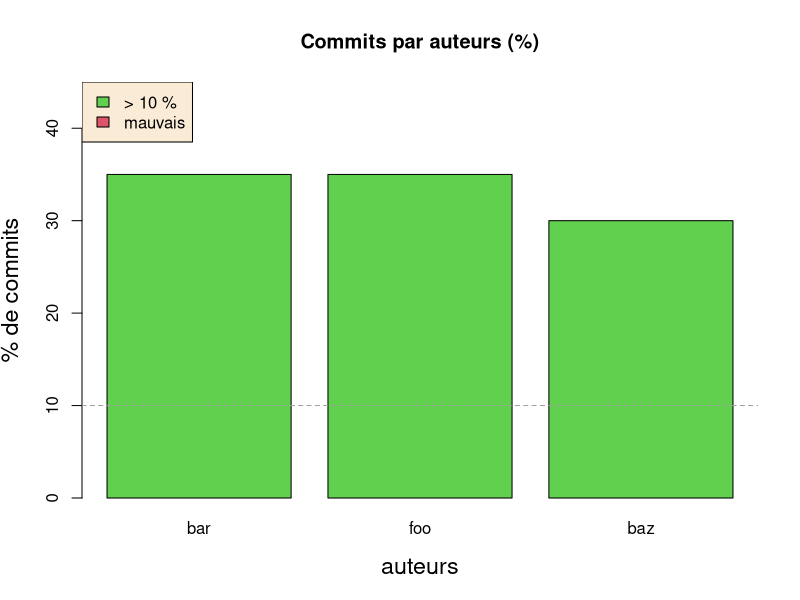

R code for this plot:
# get data from file
# column 1 is labels (row names)
x <- read.table("../commitsPA.txt", header = FALSE, row.names = 1)
colnames(x) <- "nb"
attach(x)

## SETTINGS:
prob <- TRUE # set to TRUE if barplot(%) desired
tofile <- TRUE # set to FALSE to print in RStudio

nbauth <- data.frame(table(nb))

#nbauth

pct <- 100*nb/sum(nb) # normalize to empirical probabilities (%)
# build colors from %
pcgood <- 10#0/nbauth # level qualifying what "good" means
cl <- (pct < pcgood)*2 # red
cl[cl == 0] <- 3   # green

# Do the plot
clab <- 1.4    # label size, 1 = default size
cnames <- 0.8  # bar names size, adapt to nb of bars
lgdbon <- paste(">", pcgood,"%")
lgdbad <- paste("<", pcgood,"%")

if (! tofile) if (prob) {
  barplot(pct, names.arg = row.names(x), main="Commits par auteurs (%)",
        ylim = c(0, min(c(100, max(pct)+10))),
        xlab="auteurs", ylab="% de commits" , 
        cex.names = cnames, cex.lab=clab, col=cl)
  legend("topleft", legend = c(lgdbon,lgdbad), fill=3:2,
       bg = "antiquewhite")
  # visualize "good" level...
  abline(h = pcgood, lty=2, col=8)
} else {
  barplot(nb, names.arg = row.names(x), main="Commits par auteurs",
          xlab="auteurs", ylab="nombre de commits", 
          cex.names = cnames, cex.lab=clab)}

# output plot to a file in png; see ?pdf or ?png
if (tofile) {
  pdf(file = "mybarplot.pdf", width=7, height=5) # 1920/1080 full HD png
  clab <- 1.4    # label size, 1 = default size
  cnames <- 1  # bar names size, adapt to nb of bars
  
  if (prob) {
    barplot(pct, names.arg = row.names(x), main="Commits par auteurs (%)",
            ylim = c(0, min(c(100, max(pct)+10))),
            xlab="auteurs", ylab="% de commits" , 
            cex.names = cnames, cex.lab=clab, col=cl)
    legend("topleft", legend = c(lgdbon,"mauvais"), fill=3:2,
           bg = "antiquewhite")
    # visualize "good" level...
    abline(h = pcgood, lty=2, col=8)
  } else {
    barplot(nb, names.arg = row.names(x), main="Commits par auteurs",
            xlab="auteurs", ylab="nombre de commits", 
            cex.names = cnames, cex.lab=clab)}
  
  dev.off() # close file
}
########
# pdf width=7, height=5

